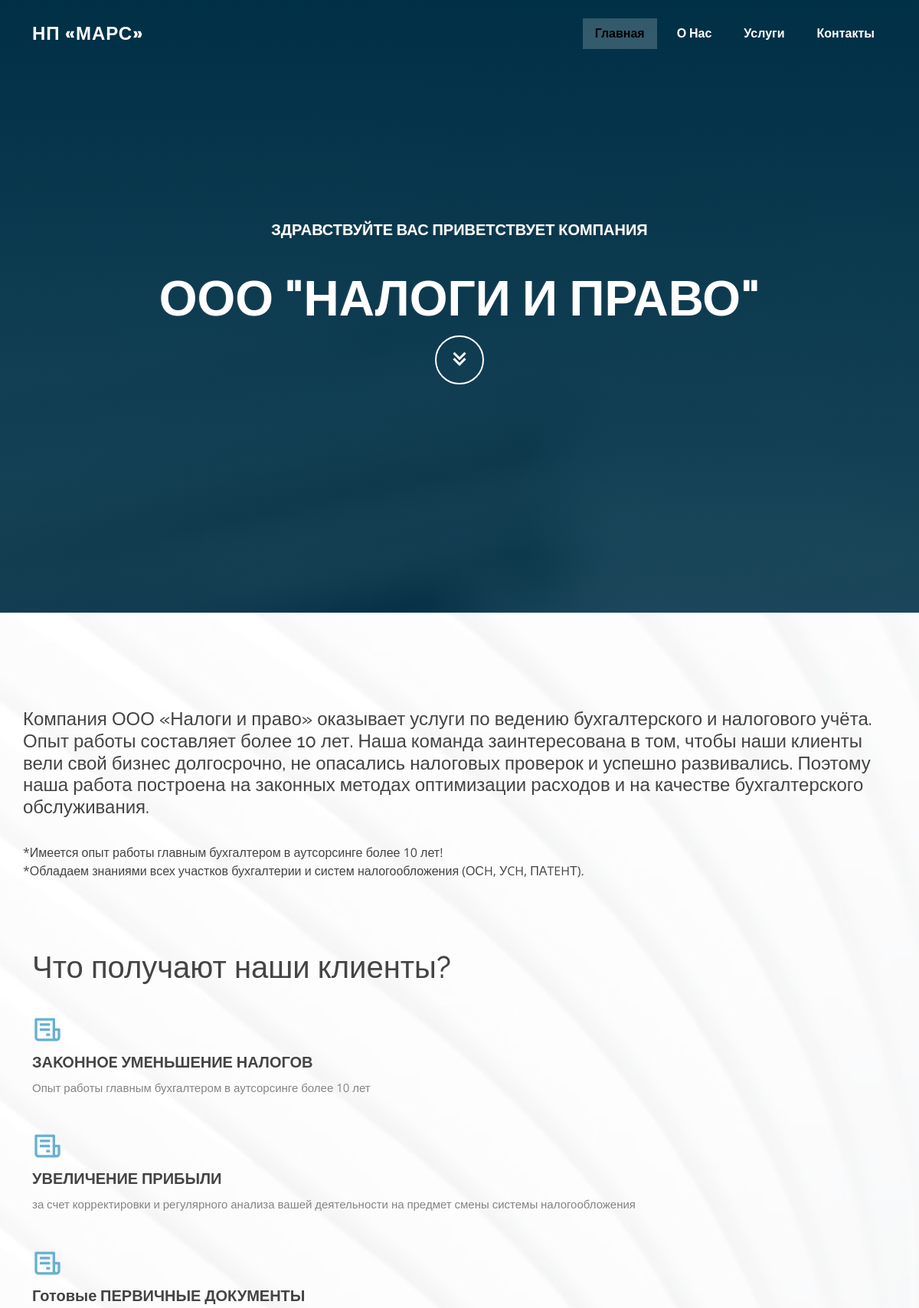
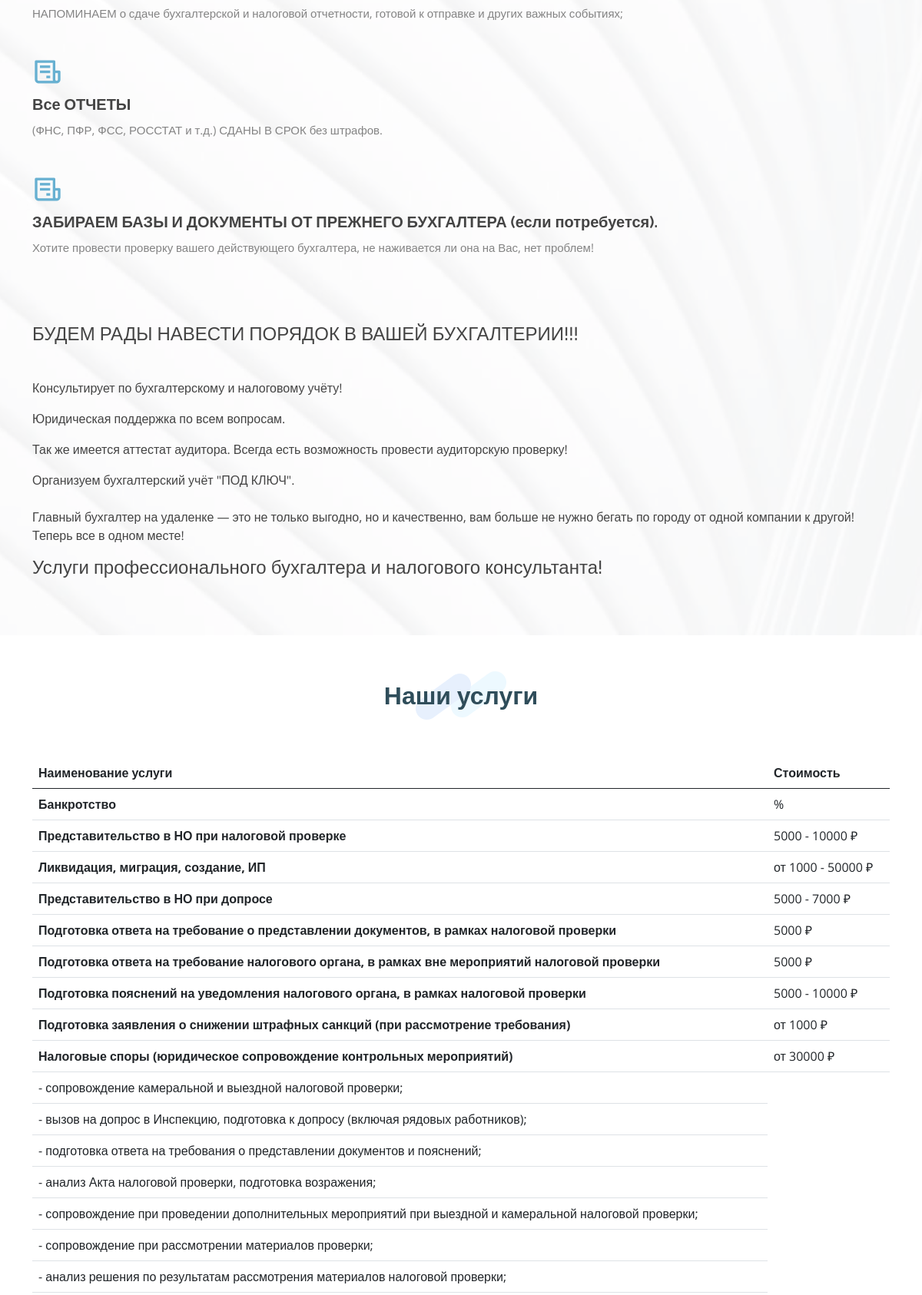
The page / (upper part) on the database its author committed (2 pictures, top to bottom).
### page/models.py (models this page shows, shortened)
class Services(models.Model):
    name = models.TextField(
        max_length=255,
        verbose_name='Наименование услуги'
    )
    price = models.TextField(
        max_length=255,
        verbose_name='Стоимость услуги',
        default='-'
    )
    class Meta:
        verbose_name = 'Услуги'
        verbose_name_plural = 'Услуги'

### page/views.py (the view, shortened to what this page needs)
# urls.py: path('', index, name='index'),
def index(request):
    default_contact = DefaultContact.objects.all()
    contact = Contact.objects.all()
    service = Services.objects.all()
    if request.method == 'GET':
        form = SendForm()
    else:
        return HttpResponse('Неверный запрос.')
    return render(
        request,
        'index.html',
        {
            'service': service,
            'default': default_contact,
            'contact': contact,
            'form': form
        }
    )

### templates/index.html (shortened to what this page needs)
{% load static %}
<!DOCTYPE html>
<html lang="en">
<head>
  <link href="{% static 'vendor/aos/aos.css' %}" rel="stylesheet">
  <link href="{% static 'vendor/bootstrap/css/bootstrap.min.css' %}" rel="stylesheet">
  <link href="{% static 'vendor/bootstrap-icons/bootstrap-icons.css' %}" rel="stylesheet">
  <link href="{% static 'vendor/boxicons/css/boxicons.min.css' %}" rel="stylesheet">
  <link href="{% static 'vendor/glightbox/css/glightbox.min.css' %}" rel="stylesheet">
  <link href="{% static 'vendor/swiper/swiper-bundle.min.css' %}" rel="stylesheet">
  <link href="{% static 'css/style.css' %}" rel="stylesheet">
</head>
<body>
  <header id="header" class="fixed-top header-transparent">
    <div class="container d-flex align-items-center justify-content-between">
      <div class="logo">
        <h1 class="text-light"><a href="index.html"><span>НП «МАРС»</span></a></h1>
      </div>
      <nav id="navbar" class="navbar">
        <ul>
          <li><a class="nav-link scrollto active" href="#hero">Главная</a></li>
          <li><a class="nav-link scrollto" href="#about">О Нас</a></li>
          <li><a class="nav-link scrollto" href="#services">Услуги</a></li>
          <li><a class="nav-link scrollto" href="#contact">Контакты</a></li>
        </ul>
      </nav>
    </div>
  </header>
  <section id="hero">
    <div class="hero-container" data-aos="fade-up">
      <h2>Здравствуйте Вас приветствует компания</h2>
      <h1>ООО "Налоги и право"</h1>
      <a href="#about" class="btn-get-started scrollto"><i class="bx bx-chevrons-down"></i></a>
    </div>
  </section>
  <main id="main">
    <section id="about" class="about">
      <div class="container">
        <div class="row no-gutters">
          <div class="content col-xl-12 d-flex align-items-stretch" data-aos="fade-up">
            <div class="content">
              <h4>
                Компания ООО «Налоги и право» оказывает услуги по ведению бухгалтерского и налогового учёта. Опыт работы составляет более 10 лет.
                Наша команда заинтересована в том, чтобы наши клиенты вели свой бизнес долгосрочно,
                не опасались налоговых проверок и успешно развивались.
                Поэтому наша работа построена на законных методах оптимизации расходов и на качестве бухгалтерского обслуживания.
              </h4>
                <br>
                <p>
                    *Имеется опыт работы главным бухгалтером в аутсорсинге более 10 лет!<br>
                    *Обладаем знаниями всех участков бухгалтерии и систем налогообложения (ОСH, УCH, ПАTEHТ).
                </p>
            </div>
          </div>
            <br>
          <h1>Что получают наши клиенты?</h1>
          <div class="col-xl-12 d-flex align-items-stretch">
            <div class="icon-boxes d-flex flex-column justify-content-center">
              <div class="row">
                <div class="col-md-12 icon-box" data-aos="fade-up" data-aos-delay="100">
                  <i class="bx bx-receipt"></i>
                  <h4>ЗАKOHHOE УМEНЬШЕНИЕ НАЛОГОВ</h4>
                  <p>Опыт работы главным бухгалтером в аутсорсинге более 10 лет</p>
                </div>
                <div class="col-md-12 icon-box" data-aos="fade-up" data-aos-delay="200">
                  <i class="bx bx-receipt"></i>
                  <h4>УВЕЛИЧЕНИЕ ПРИБЫЛИ </h4>
                  <p>за счет корректировки и регулярного анализа вашей деятельности на предмет смены системы налогообложения</p>
                </div>
                <div class="col-md-12 icon-box" data-aos="fade-up" data-aos-delay="200">
                  <i class="bx bx-receipt"></i>
                  <h4>Готовые ПЕРВИЧНЫЕ ДОКУМЕНТЫ </h4>
                  <p>НАПОМИНАЕМ о сдаче бухгалтерской и налоговой отчетности, готовой к отправке и других важных событиях;</p>
                </div>
                <div class="col-md-12 icon-box" data-aos="fade-up" data-aos-delay="200">
                  <i class="bx bx-receipt"></i>
                  <h4>Все ОТЧЕТЫ </h4>
                  <p>(ФНС, ПФР, ФСС, РОССТАТ и т.д.) СДАНЫ В СРОК без штрафов.</p>
                </div>
                <div class="col-md-12 icon-box" data-aos="fade-up" data-aos-delay="200">
                  <i class="bx bx-receipt"></i>
                  <h4>ЗАБИРАЕМ БАЗЫ И ДОКУМЕНТЫ ОТ ПРЕЖНЕГО БУХГАЛТЕРА (если потребуется). </h4>
                  <p>Хотите провести проверку вашего действующего бухгалтера, не наживается ли она на Вас, нет проблем!</p>
                </div>
              </div>
                            <br>
            <br>
            <br>
            </div>
          </div>
            <h4>БУДЕМ РАДЫ НАВЕСТИ ПОРЯДОК В ВАШЕЙ БУХГАЛТЕРИИ!!!</h4>
            <br>
            <br>
            <br>
            <p>Консультирует по бухгалтерскому и налоговому учёту!</p><br>
            <p>Юридическая поддержка по всем вопросам.</p><br>
            <p>Так же имеется аттестат аудитора. Всегда есть возможность провести аудиторскую проверку!</p><br>
            <p>Организуем бухгалтерский учёт "ПОД КЛЮЧ".<br><br>
            Главный бухгалтер на удаленке — это не только выгодно, но и качественно, вам больше не нужно бегать по городу от одной компании к другой! Теперь все в одном месте!
            </p><br>
            <h4>Услуги профессионального бухгалтера и налогового консультанта!  </h4>
        </div>
      </div>
    </section>
    <section id="services" class="services">
      <div class="container">
        <div class="section-title" data-aos="fade-in" data-aos-delay="100">
          <h2>Наши услуги</h2>
        </div>
        <table class="table">
          <thead>
            <tr>
              <th scope="col">Наименование услуги</th>
              <th scope="col">Стоимость</th>
            </tr>
          </thead>
          <tbody>
            {% for el in service %}
                {% if el.price == '-' %}
                    <tr>
                        <td>- {{ el.name }};</td>
                    </tr>
                {% elif el.price == '%' %}
                    <tr>
                        <td>
                            <strong>{{ el.name }}</strong>
                        </td>
                      <td>{{ el.price }}</td>
                    </tr>
                {% else %}
                    <tr>
                        <td>
                            <strong>{{ el.name }}</strong>
                        </td>
                      <td>{{ el.price }} ₽</td>
                    </tr>
                {% endif %}
            {% endfor %}
          </tbody>
        </table>
      </div>
    </section>
  </main>
</body>
</html>

### page/static/css/style.css (style rules this page uses)
body { font-family: "Open Sans", sans-serif; color: #444444; }
a { text-decoration: none; color: #67b0d1; }
h1, h2, h3, h4, h5, h6 { font-family: "Raleway", sans-serif; }
#main { margin-top: 90px; }
#header { transition: all 0.5s; z-index: 997; transition: all 0.5s; padding: 24px 0; background: rgba(103, 176, 209, 0.8); }
#header.header-transparent { background: transparent; }
#header .logo h1 { font-size: 24px; margin: 0; line-height: 1; font-weight: 700; letter-spacing: 1px; font-family: "Poppins", sans-serif; text-transform: uppercase; }
#header .logo h1 a, #header .logo h1 a:hover { color: #fff; text-decoration: none; }
.navbar { padding: 0; }
.navbar ul { margin: 0; padding: 0; display: flex; list-style: none; align-items: center; }
.navbar li { position: relative; }
.navbar a, .navbar a:focus { display: flex; align-items: center; justify-content: space-between; padding: 8px 16px; margin-left: 10px; font-family: "Raleway", sans-serif; font-size: 16px; font-weight: 700; color: #fff; white-space: nowrap; transition: 0.3s; }
.navbar a:hover, .navbar .active, .navbar .active:focus, .navbar li:hover > a { background: rgba(255, 255, 255, 0.2); color: #000000 !important; }
#hero { width: 100%; height: 100vh; background: linear-gradient(rgb(0 48 70), rgba(55, 142, 181, 0.2)), url(/static/img/bg_img/bg_hero.jpeg) top center; background-size: cover; position: relative; margin-bottom: -90px; }
#hero .hero-container { position: absolute; bottom: 0; top: 0; left: 0; right: 0; display: flex; justify-content: center; align-items: center; flex-direction: column; text-align: center; }
#hero h1 { margin: 0 0 10px 0; font-size: 64px; font-weight: 700; line-height: 56px; text-transform: uppercase; color: #fff; text-shadow: -1px 0 2px #2f4d5a; }
#hero h2 { color: #fff; margin-bottom: 50px; font-size: 20px; text-transform: uppercase; font-weight: 700; text-shadow: -1px 0 2px #2f4d5a; }
#hero .btn-get-started { font-size: 36px; display: inline-block; padding: 4px 0; border-radius: 50px; transition: 0.3s ease-in-out; margin: 10px; width: 64px; height: 64px; text-align: center; border: 2px solid #fff; color: #fff; }
@media (min-width: 1024px) { #hero { background-attachment: fixed; } }
section { padding: 60px 0; overflow: hidden; }
.section-title { text-align: center; padding-bottom: 30px; }
.section-title h2 { font-size: 32px; font-weight: bold; position: relative; margin-bottom: 30px; color: #2f4d5a; z-index: 2; }
.section-title h2::after { content: ""; position: absolute; left: 50%; top: 50%; transform: translate(-50%, -50%); width: 122px; height: 66px; background: url(../img/section-title-bg.png) no-repeat; z-index: -1; }
.about { background: url(../img/about-bg.jpg) center center no-repeat; background-size: cover; padding: 65px 0; position: relative; }
.about::before { content: ''; position: absolute; left: 0; right: 0; top: 0; bottom: 0; background: rgba(255, 255, 255, 0.75); z-index: 9; }
.about .container { position: relative; z-index: 10; }
.about .content { padding: 30px 30px 30px 0; }
.about .content p { margin-bottom: 30px; }
.about .icon-boxes .icon-box { margin-top: 30px; }
.about .icon-boxes .icon-box i { font-size: 40px; color: #67b0d1; margin-bottom: 10px; }
.about .icon-boxes .icon-box h4 { font-size: 20px; font-weight: 700; margin: 0 0 10px 0; }
.about .icon-boxes .icon-box p { font-size: 15px; color: #848484; }
@media (max-width: 1200px) { .about .content { padding-right: 0; } }

### rows shown on the page
Services: name "Банкротство", price "%"
Services: name "Представительство в НО при налоговой проверке", price "5000 - 10000"
Services: name "Ликвидация, миграция, создание, ИП", price "от 1000 - 50000"
Services: name "Представительство в НО при допросе", price "5000 - 7000"
Services: name "Подготовка ответа на требование о представлении документов, в рамках налоговой проверки", price "5000"
Services: name "Подготовка ответа на требование налогового органа, в рамках вне мероприятий налоговой проверки", price "5000"
Services: name "Подготовка пояснений на уведомления налогового органа, в рамках налоговой проверки", price "5000 - 10000"
Services: name "Подготовка заявления о снижении штрафных санкций (при рассмотрение требования)", price "от 1000"
Services: name "Налоговые споры (юридическое сопровождение контрольных мероприятий)", price "от 30000"
Services: name "сопровождение камеральной и выездной налоговой проверки"
Services: name "вызов на допрос в Инспекцию, подготовка к допросу (включая рядовых работников)"
Services: name "подготовка ответа на требования о представлении документов и пояснений"
Services: name "анализ Акта налоговой проверки, подготовка возражения"
Services: name "сопровождение при проведении дополнительных мероприятий при выездной и камеральной налоговой проверки"
Services: name "сопровождение при рассмотрении материалов проверки"
Services: name "анализ решения по результатам рассмотрения материалов налоговой проверки"
